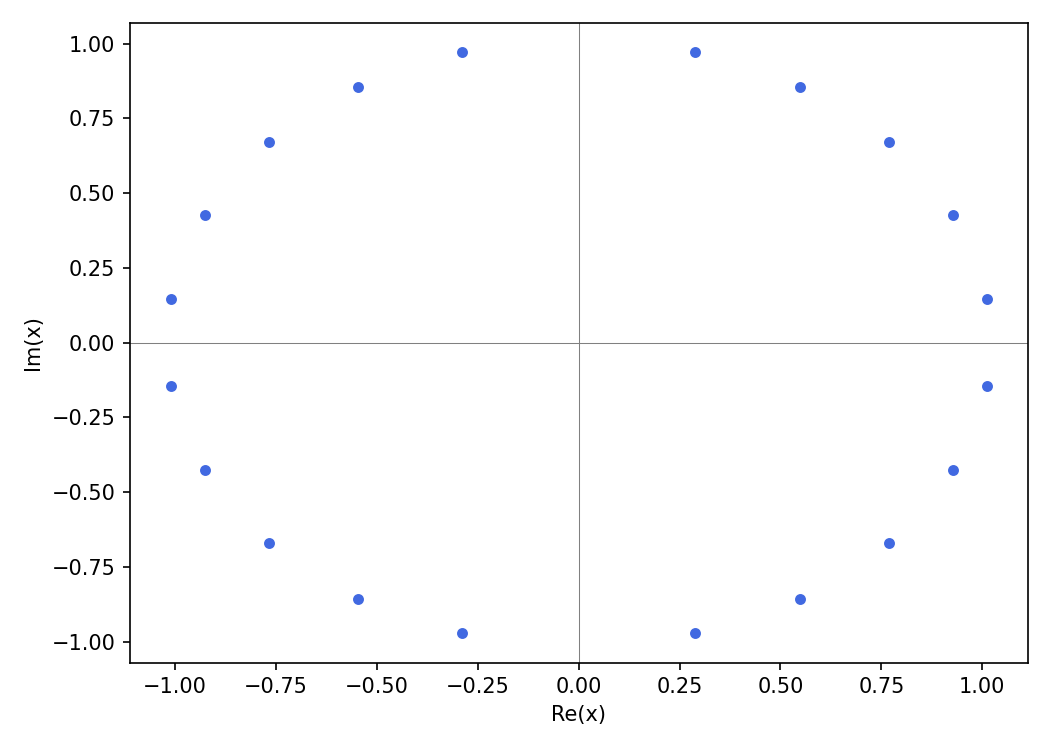

Generate this figure with Python:
"""Row-N zeros for MP lambda=1/4 family.

p_N(x) = sum_{k=0}^{N} c_{N,k} * Phat_k(x)

where c_{N,k} = b_{N,k} / sqrt(nrm_N * nrm_k)
            = int P_N(x) P_k(x) W(x)^{3/2} dx / (nrm_N * nrm_k)

and W(x) = |Gamma(1/4 + ix)|^2, nrm_n = int P_n^2 W dx.

Since we want p_N as a polynomial, and only the zeros matter,
we can absorb 1/nrm_N into overall factor (k-independent), giving:
  p_N(x) proportional to sum_{k=0}^N [int P_N P_k W^{3/2} dx / nrm_k] * P_k(x)

We compute the row coefficients b_{N,k}^{eff} = int P_N(x) P_k(x) W^{3/2} dx / nrm_k
for k = 0..N via mpmath quadrature.

MP recurrence (phi=pi/2): (n+1) P_{n+1} = 2x P_n - (n - 1/2) P_{n-1}
P_0 = 1, P_1 = 2x.

Note: Only even/odd parity terms survive by symmetry (W^{3/2} is even, P_n has parity (-1)^n).
So b_{N,k} = 0 if N+k is odd. We only include terms with N+k even.

Target: N=20. Falls back to N=12 if timing issues.
"""
import mpmath as mp
import matplotlib
matplotlib.use("Agg")
import matplotlib.pyplot as plt
from fractions import Fraction
import pickle
import os

mp.mp.dps = 80

NODES = list(range(0, 21, 2)) + [25, 30, 40, 50]
N_TARGET = 20
CACHE_FILE = f"mp_rowN_{N_TARGET}_cache.pkl"


def W(x):
    g = mp.gamma(mp.mpf(1) / 4 + 1j * x)
    return (g * mp.conj(g)).real


def quadW_half(f):
    """2 * int_0^inf f(x) dx for even integrand."""
    return 2 * mp.quad(f, NODES)


def mp_poly_coeffs(nmax):
    """Monomial Fraction coefficients of P_0..P_nmax.
    Recurrence: (n+1) P_{n+1} = 2x P_n - (n - 1/2) P_{n-1}.
    """
    polys = [[Fraction(1)], [Fraction(0), Fraction(2)]]
    for n in range(1, nmax):
        pn, pm = polys[n], polys[n - 1]
        nxt = [Fraction(0)] * (n + 2)
        for j, c in enumerate(pn):
            nxt[j + 1] += 2 * c
        for j, c in enumerate(pm):
            nxt[j] -= (Fraction(n) - Fraction(1, 2)) * c
        polys.append([x / (n + 1) for x in nxt])
    return polys


def evalP(n, x, polys=None):
    """Evaluate P_n(x) via recurrence."""
    p0, p1 = mp.mpf(1), 2 * x
    if n == 0:
        return p0
    if n == 1:
        return p1
    for j in range(1, n):
        p0, p1 = p1, (2 * x * p1 - (j - mp.mpf(1) / 2) * p0) / (j + 1)
    return p1


print(f"Computing norms nrm_k for k=0..{N_TARGET}...")
CACHE_NRMS = f"mp_nrms_{N_TARGET}.pkl"
if os.path.exists(CACHE_NRMS):
    with open(CACHE_NRMS, 'rb') as f:
        nrm = pickle.load(f)
    print(f"  Loaded {len(nrm)} norms from cache")
else:
    nrm = []
    for k in range(N_TARGET + 1):
        v = quadW_half(lambda x, k=k: evalP(k, x) ** 2 * W(x))
        nrm.append(v)
        if k % 5 == 0:
            print(f"  nrm[{k}] = {mp.nstr(v, 8)}")
    with open(CACHE_NRMS, 'wb') as f:
        pickle.dump(nrm, f)
    print(f"  Saved {CACHE_NRMS}")

print(f"\nComputing row-{N_TARGET} coefficients b_{{N,k}} for k=0..{N_TARGET}...")
if os.path.exists(CACHE_FILE):
    with open(CACHE_FILE, 'rb') as f:
        b_row = pickle.load(f)
    print(f"  Loaded {len(b_row)} coefficients from cache")
else:
    b_row = []
    for k in range(N_TARGET + 1):
        if (N_TARGET + k) % 2 == 1:
            b_row.append(mp.mpf(0))
            continue
        w32 = mp.mpf(3) / 2
        v = quadW_half(lambda x, k=k: evalP(N_TARGET, x) * evalP(k, x) * mp.power(W(x), w32))
        b_row.append(v / nrm[k])  # effective: int P_N P_k W^{3/2} / nrm_k
        if k % 5 == 0:
            print(f"  b_{{N,{k}}} = {mp.nstr(b_row[-1], 8)}")
    with open(CACHE_FILE, 'wb') as f:
        pickle.dump(b_row, f)
    print(f"  Saved {CACHE_FILE}")

# Coefficient polynomial: g_N(x) = sum_k bhat_{N,k} x^k with the TRUE
# normalized entries bhat_{N,k} = int Phat_N Phat_k W^{3/2}.
# Cached b_row[k] = int P_N P_k W^{3/2} / nrm_k, so up to the
# k-independent factor 1/sqrt(nrm_N):
#   bhat_{N,k} propto b_row[k] * sqrt(nrm_k)
print(f"\nComputing zeros of g_{N_TARGET}(x) = sum_k b_{{N,k}} x^k ...")
coeffs = [b_row[k] * mp.sqrt(nrm[k]) for k in range(N_TARGET + 1)]
while len(coeffs) > 1 and abs(coeffs[-1]) < 1e-100:
    coeffs.pop()
mp.mp.dps = 120
zs = mp.polyroots(coeffs[::-1], maxsteps=300, extraprec=400)
print(f"  {len(zs)} zeros found")

xs = [float(z.real) for z in zs]
ys = [float(z.imag) for z in zs]

fig, ax = plt.subplots(figsize=(7, 5))
ax.scatter(xs, ys, s=18, color="royalblue", zorder=3,
           label=fr"zeros of $g_{{{N_TARGET}}}(x)=\sum_k b_{{{N_TARGET},k}}x^k$")
ax.axhline(0, color="gray", lw=0.5)
ax.axvline(0, color="gray", lw=0.5)
ax.set_xlabel("Re(x)")
ax.set_ylabel("Im(x)")
# legend removed
plt.tight_layout()
plt.savefig("mp_rowN_zeros.png", dpi=150)
print("Saved mp_rowN_zeros.png")
